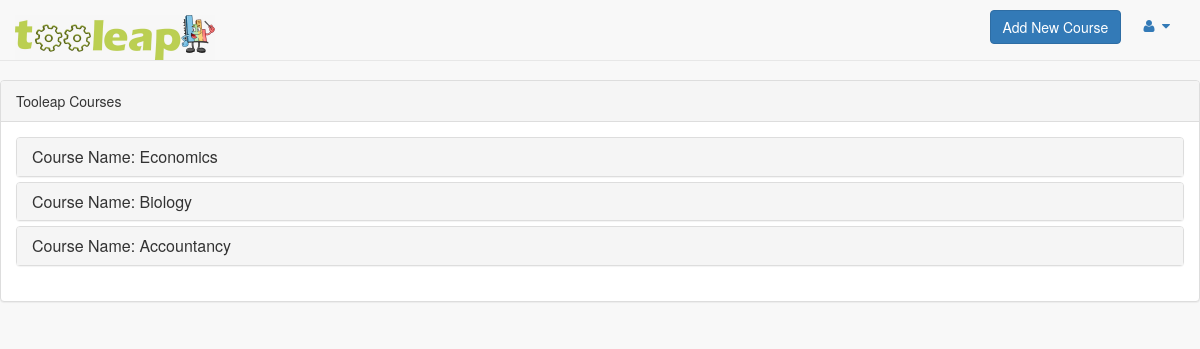
The page /quiz/teacher/ (signed in) on the database its author committed.
### quiz/models.py (models this page shows, shortened)
class Course(models.Model):
    course_name = models.CharField(max_length=100)
    course_desc = models.CharField(max_length=500)

### quiz/views.py (the view)
# urls.py: path('teacher/', views.teacher, name='teacher'),
def teacher(request):
    courses_list = Course.objects.all()
    template = loader.get_template('quiz/teacher_view.html')
    context = {
        'courses_list': courses_list,
    }
    return HttpResponse(template.render(context, request))

### quiz/templates/quiz/teacher_view.html (shortened to what this page needs)
{% load static %}
<!doctype html>
<html>
<head>
    <link href="{% static 'vendor/bootstrap/css/bootstrap.min.css' %}" rel="stylesheet">
    <link href="{% static 'vendor/metisMenu/metisMenu.min.css' %}" rel="stylesheet">
    <link href="{% static 'dist/css/sb-admin-2.css' %}" rel="stylesheet">
    <link href="{% static 'vendor/font-awesome/css/font-awesome.min.css' %}" rel="stylesheet">
</head>
<body>
      {% if user.is_staff %}
      <nav id="navinav" class="navbar navbar-default navbar-static-top" role="navigation">
          <div class="navbar-header">
        <a class="navbar-brand" ><img id = "logo" src="{% static 'data/logoTooleap.jpeg' %} "height="45" width="200" > </a>
<br><br><br>
          </div>
          <ul class="nav navbar-top-links navbar-right">
            <a href="/quiz/teacher/add_course"><button type="button" class="btn btn-primary">Add New Course</button></a>
              <li class="dropdown">
                  <a class="dropdown-toggle" data-toggle="dropdown" href="#">
                      <i class="fa fa-user fa-fw"></i> <i class="fa fa-caret-down"></i>
                  </a>
              </li>
          </ul>
      </nav>
        <div class="row">
            <div id= "acordi" class="col-lg-12">
                <div class="panel panel-default">
                    <div class="panel-heading">
                        Tooleap Courses
                    </div>
                    <div class="panel-body">
                        <div class="panel-group" id="accordion">
                          {% for course in courses_list %}
                               <div class="panel panel-default">
                                   <div class="panel-heading">
                                       <h4 class="panel-title">
                                           <a data-toggle="collapse" data-parent="#accordion" href="#{{course.id}}"> Course Name: {{ course.course_name }}</a>
                                       </h4>
                                   </div>
                               </div>
                          {% endfor %}
                        </div>
                    </div>
                </div>
            </div>
  {% else %}
    <p>You are not a teacher </p>
    <a href="/quiz/">Students</a>
  {% endif %}
</body>
</html>

### quiz/templates/quiz/teacher_view.html (style rules this page uses)
#navinav { position: fixed; width: 100%; margin-bottom: 20px; }
#acordi { margin-top: 80px; }

### rows shown on the page
Course: course_name "Economics"
Course: course_name "Biology"
Course: course_name "Accountancy"
